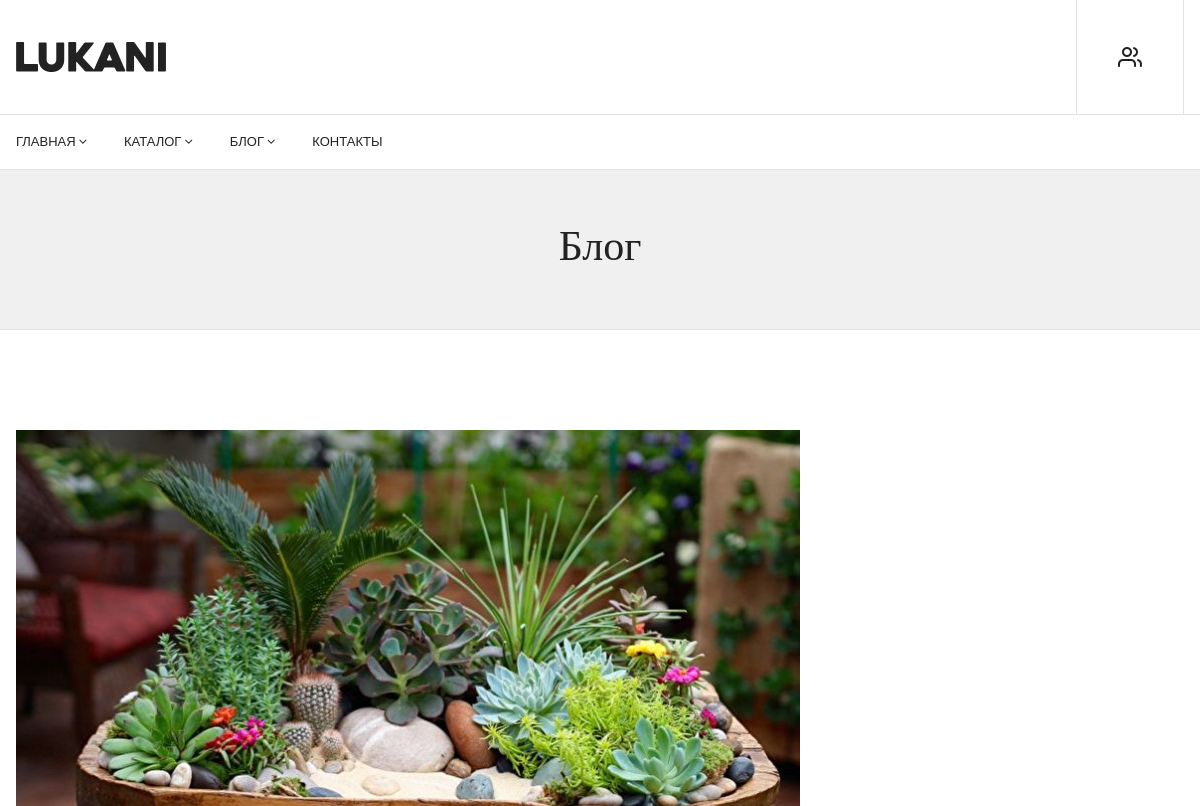
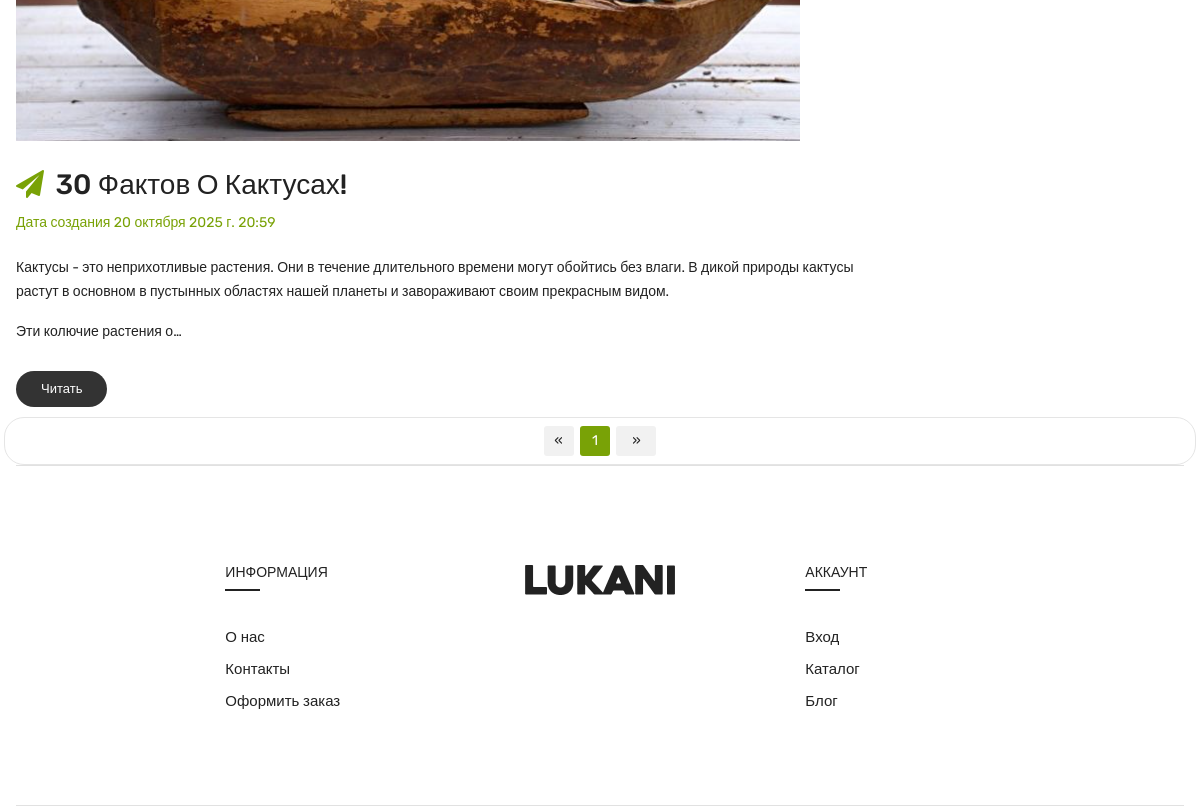
The page /blog/posts/ on the database as committed earlier (2 pictures, top to bottom).
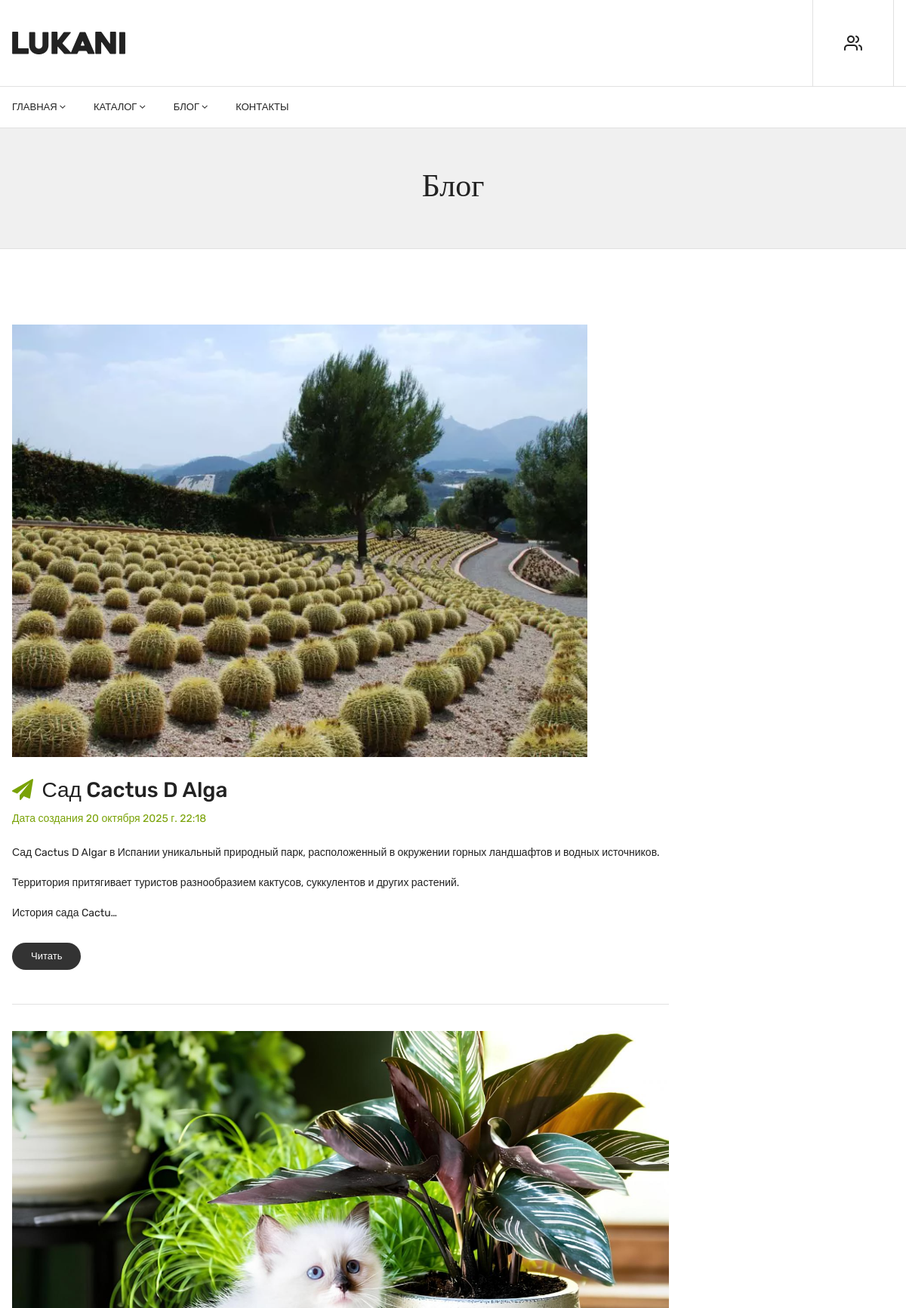
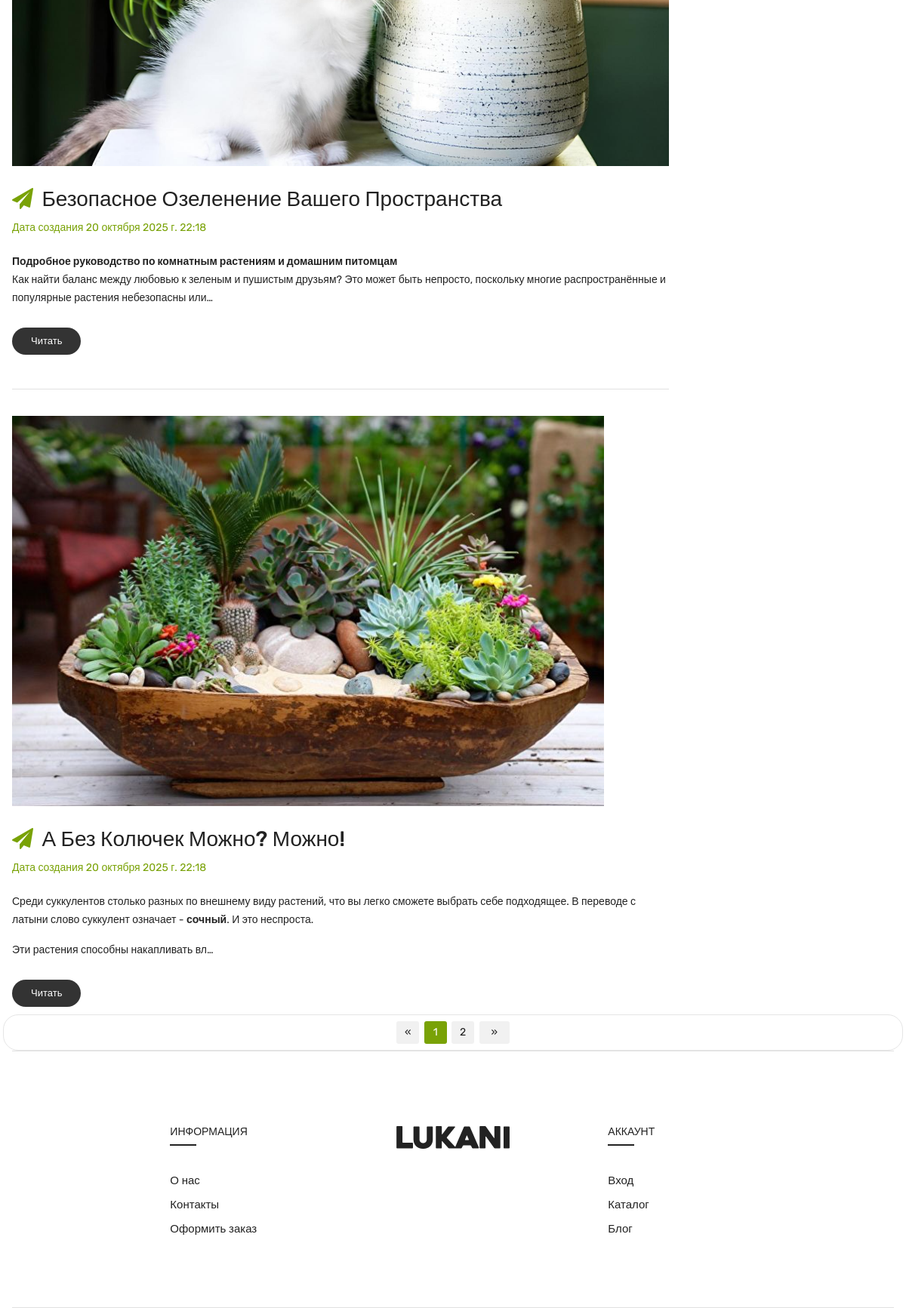
The same page on the database as committed later (2 pictures, top to bottom).
### blog/models.py (models this page shows, shortened)
class Posts(models.Model):
    title = models.CharField(max_length=100)
    content = models.TextField(null=True,blank=True)
    image = models.ImageField(null=True,blank=True,upload_to='projects/%Y/%m/%d/')
    created = models.DateTimeField(auto_now_add=True)
    class Meta:
        verbose_name = "Пост"
        verbose_name_plural = "Посты"
        ordering = ['-created']

### blog/views.py (the view)
# urls.py: path('posts/', views.posts, name='menu.posts'),
def posts(request):
    posts = Posts.objects.all()
    page = request.GET.get('page')
    results = 3
    paginator = Paginator(posts, results)
    try:
        posts = paginator.page(page)
    except PageNotAnInteger:
        page = 1
        posts = paginator.page(page)
    except EmptyPage:
        page = paginator.num_pages
        posts = paginator.page(page)
    left_index = int(page) - 3
    if left_index < 1:
        left_index = 1
    right_index = int(page) + 4
    if right_index > paginator.num_pages:
        right_index = paginator.num_pages + 1
    custom_range = range(left_index, right_index)
    context = {'posts':posts, 'custom_range': custom_range, 'paginator': paginator}
    return render(request, 'blog/blog_post.html', context)

### blog/templates/blog/blog_post.html (shortened to what the changed rows need)
{% extends 'menu/index.html' %}
{% load static %}
{% block content %}
    <div class="blog_page_section blog_fullwidth mt-100">
        <div class="container">
            <div class="row">
                <div class="col-lg-9 col-md-12">
                    <div class="blog_wrapper">
                        {% for post in posts %}
                            <article class="single_blog">
                                <figure>
                                    <div class="blog_thumb">
                                        {% if post.image %}
                                            <a href="{% url 'post_detail' pk=post.pk %}"><img src="{{ post.image.url }}"
                                                                                              alt=""></a>
                                        {% else %}
                                            <img src="{% static 'img/default.jpg' %}" alt="Нет изображения">
                                        {% endif %}
                                    </div>
                                    <figcaption class="blog_content">
                                        <h4 class="post_title">
                                            <a href="{% url 'post_detail' pk=post.pk %}"><i
                                                    class="fa fa-paper-plane"></i>
                                                {{ post.title }}
                                            </a>
                                        </h4>
                                        <div class="blog_meta">
                                            <p><a href="#">Дата создания</a> <a>{{ post.created }}</a></p>
                                        </div>
                                        <p class="post_desc">{{ post.content|safe|truncatechars:250 }}</p>
                                        <footer class="btn_more" style="margin-bottom: 10px;">
                                            <a href="{% url 'post_detail' pk=post.pk %}"> Читать </a>
                                        </footer>
                                    </figcaption>
                                </figure>
                            </article>
                        {% endfor %}
                    </div>
                </div>
            <div class="shop_toolbar t_bottom" style="border-radius:20px">
                        <div class="pagination" >
                            <ul>
                                {% if posts.has_previous %}
                                    <li class="prev">
                                        <a href="?page={{ postss.previous_page_number }}">«</a>
                                    </li>
                                {% else %}
                                    <li class="prev disabled">
                                        <span>«</span>
                                    </li>
                                {% endif %}
                                {% for page_num in custom_range %}
                                    {% if page_num == posts.number %}
                                        <li class="current">{{ page_num }}</li>
                                    {% else %}
                                        <li><a href="?page={{ page_num }}">{{ page_num }}</a></li>
                                    {% endif %}
                                {% endfor %}
                                {% if posts.has_next %}
                                    <li class="next">
                                        <a href="?page={{ posts.next_page_number }}">»</a>
                                    </li>
                                {% else %}
                                    <li class="next disabled">
                                        <span>»</span>
                                    </li>
                                {% endif %}
                            </ul>
                        </div>
                    </div>
{% endblock %}

Rows that differ between the two databases and show on the page:
no longer on this page (row unchanged): Posts: image (picture), title "30 Фактов О Кактусах!", created "20 октября 2025 г. 20:59", content "Кактусы - это неприхотливые растения. Они в течение длительного времени могут обойтись без влаги. В дикой природы кактусы растут в основном в пустынных областях нашей планеты и завораживают своим прекрасным видом. Эти колючие растения о…"
added Posts: image (picture), title "Сад Cactus D Alga", created "20 октября 2025 г. 22:18", content "Сад Cactus D Algar в Испании уникальный природный парк, расположенный в окружении горных ландшафтов и водных источников. Территория притягивает туристов разнообразием кактусов, суккулентов и других растений. История сада Cactu…"
added Posts: image (picture), title "Безопасное Озеленение Вашего Пространства", created "20 октября 2025 г. 22:18", content "Подробное руководство по комнатным растениям и домашним питомцам Как найти баланс между любовью к зеленым и пушистым друзьям? Это может быть непросто, поскольку многие распространённые и популярные растения небезопасны или…"
added Posts: image (picture), title "А Без Колючек Можно? Можно!", created "20 октября 2025 г. 22:18", content "Среди суккулентов столько разных по внешнему виду растений, что вы легко сможете выбрать себе подходящее. В переводе с латыни слово суккулент означает - сочный . И это неспроста. Эти растения способны накапливать вл…"
Other text that changed with them:
new list line: "2"
